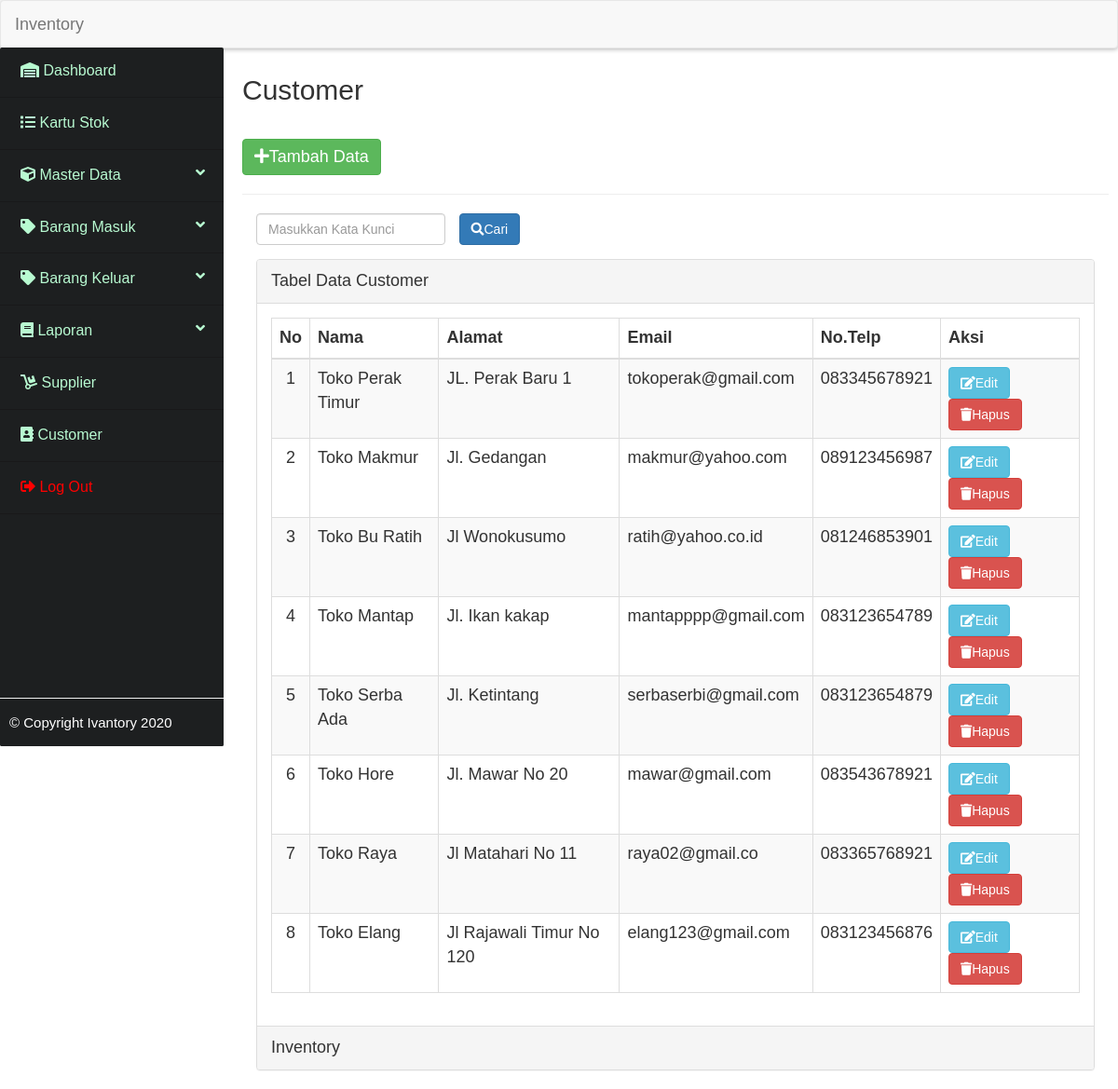
Page /_customer/customer.php on the committed database.
### tables this page shows
CREATE TABLE IF NOT EXISTS `customer` (
  `id_customer` int(11) NOT NULL AUTO_INCREMENT,
  `nama_customer` varchar(50) NOT NULL,
  `email` varchar(100) NOT NULL,
  `telepon` varchar(13) NOT NULL,
  `alamat` text NOT NULL,
  PRIMARY KEY (`id_customer`)
);

### _customer/functions.php (called while the page is built, shortened)
<?php
     include "../koneksi.php";
    function query($query){
        global $conn;
        $result = mysqli_query($conn, $query);
        $rows   = [];
        while( $row = mysqli_fetch_assoc($result)){
           $rows[] = $row;
        }
        return $rows;
    }
?>

### _customer/customer.php (the view, shortened to what this page needs)
<?php
require 'functions.php';
$customer = query("SELECT * FROM customer");
?>
<?php require '_header.php'; ?>
        <section class="content">
            <div class="inner">
                <h2>Customer</h2><br>
                    <a href="#" class="btn btn-success" style="font-size: 18px;" data-toggle="modal" data-target="#tambah" ><span class="fas fa-plus"></span>Tambah Data</a>
                    <hr>
                    <form action="" method="post">
                        <div class="form-group">
                                <div class="col-md-3" >
                                    <input type="text" name="keyword" class="form-control" autofocus autocomplete="off" placeholder="Masukkan Kata Kunci">
                                </div>
                                <div>
                                    <button type="submit" name="cari" class="btn btn-primary"><span class="fas fa-search"></span>Cari</button>
                                </div>
                        </div>
                    </form>
                    <div class="table-content" style="font-size: 18px;">
                        <div class="col-md-12">
                            <div class="panel panel-default">
                                <div class="panel-heading">
                                    Tabel Data Customer
                                </div>
                                <div class="panel-body">
                                    <div class="table">
                                        <table class="table table-striped table-bordered table-hover">
                                            <thead>
                                                <tr>
                                                    <th><center>No</center></th>
                                                    <th>Nama</th>
                                                    <th>Alamat</th>
                                                    <th>Email</th>
                                                    <th>No.Telp</th>
                                                    <th>Aksi</th>
                                                </tr>
                                            </thead>
                                            <?php $no = 1; ?>
                                            <?php foreach($customer as $cus): ?>
                                            <tr>
                                                <td><center><?= $no; ?></center></td>
                                                <td><?= $cus["nama_customer"]; ?></td>
                                                <td><?= $cus["alamat"]; ?></td>
                                                <td><?= $cus["email"]; ?></td>
                                                <td><?= $cus["telepon"]; ?></td>
                                                <td>
                                                    <a href="edit.php?id_customer=<?= $cus["id_customer"]; ?>" class="btn btn-info"><span class="fas fa-edit"></span>Edit</a>
                                                    <a href="hapus.php?id_customer=<?= $cus["id_customer"]; ?>" onclick="return confirm('Yakin untuk menghapus?')" class="btn btn-danger "><span class="fas fa-trash"></span>Hapus</a>
                                                </td>
                                            </tr>
                                            <?php $no++; ?>
                                            <?php endforeach; ?>
                                        </table>
                                    </div>
                                </div>
                                <div class="panel-footer">
                                    Inventory
                                </div>
                            </div>
                        </div>
                    </div>
            </div>
        </section>
<?php require '_footer.php'; ?>

### _customer/_header.php (shortened to what this page needs)
<!DOCTYPE html>
<html lang="en">
<head>
    <link rel="stylesheet" href="../bootstrap/css/bootstrap.css">
    <link rel="stylesheet" href="../fontawesome/css/all.min.css">
    <link rel="stylesheet" href="../dist/css/admin.css">
    <link rel="stylesheet" href="../dist/plugin/jquery-ui.min.css" />
</head>
<body>
    <div class="wrapper">
        <nav class="navbar navbar-default">
            <div class="navbar-header">
                <a class="navbar-brand" href="#">Inventory</a>
            </div>
        </nav>
        <aside class="sidebar sidebar-collapse">
            <div class="menu">
                <ul class="menu-content">
                    <li>
                        <a href="../dashboard.php"><i class="fas fa-warehouse"></i> Dashboard</a>
                    </li>
                    <li>
                        <a href="../_kartustok/kartu_stok.php"><i class="fas fa-list"></i> Kartu Stok</a>
                    </li>
                    <li>
                        <a href="#"><i class="fas fa-cube"></i> <span>Master Data</span> <i class="fas fa-angle-down pull-right"></i></a>
                    </li>
                    <li>
                        <a href="#"><i class="fas fa-tag"></i> <span>Barang Masuk</span> <i class="fas fa-angle-down pull-right"></i></a>
                    </li>
                    <li>
                        <a href="#"><i class="fas fa-tag"></i> <span>Barang Keluar</span> <i class="fas fa-angle-down pull-right"></i></a>
                    </li>
                    <li>
                        <a href="#"><i class="fas fa-book"></i> <span>Laporan</span> <i class="fas fa-angle-down pull-right"></i></a>
                    </li>
                    <li>
                        <a href="../_supplier/supplier.php"><i class="fas fa-dolly"></i> Supplier</a>
                    </li>
                    <li>
                        <a href="../_customer/customer.php"><i class="fas fa-address-book"></i> Customer</a>
                    </li>
                    <li>
                        <a href="../logout.php" onclick="return confirm('Yakin Untuk Keluar?')"><span style="color: red;"><i class="fas fa-sign-out-alt"></i> Log Out</span></a>
                    </li>
                   <div class="sidebar-footer">
                        <p style="color: white;">&copy Copyright Ivantory 2020</p>
                   </div>
                </ul>
            </div>
        </aside>

### _customer/_footer.php (shortened to what this page needs)
</div>
</body>
</html>

### rows in the picture
customer: nama_customer "Toko Perak Timur", alamat "JL. Perak Baru 1", email "tokoperak@gmail.com", telepon "083345678921"
customer: nama_customer "Toko Makmur", alamat "Jl. Gedangan", email "makmur@yahoo.com", telepon "089123456987"
customer: nama_customer "Toko Bu Ratih", alamat "Jl Wonokusumo", email "ratih@yahoo.co.id", telepon "081246853901"
customer: nama_customer "Toko Mantap", alamat "Jl. Ikan kakap", email "mantapppp@gmail.com", telepon "083123654789"
customer: nama_customer "Toko Serba Ada", alamat "Jl. Ketintang", email "serbaserbi@gmail.com", telepon "083123654879"
customer: nama_customer "Toko Hore", alamat "Jl. Mawar No 20", email "mawar@gmail.com", telepon "083543678921"
customer: nama_customer "Toko Raya", alamat "Jl Matahari No 11", email "raya02@gmail.co", telepon "083365768921"
customer: nama_customer "Toko Elang", alamat "Jl Rajawali Timur No 120", email "elang123@gmail.com", telepon "083123456876"
